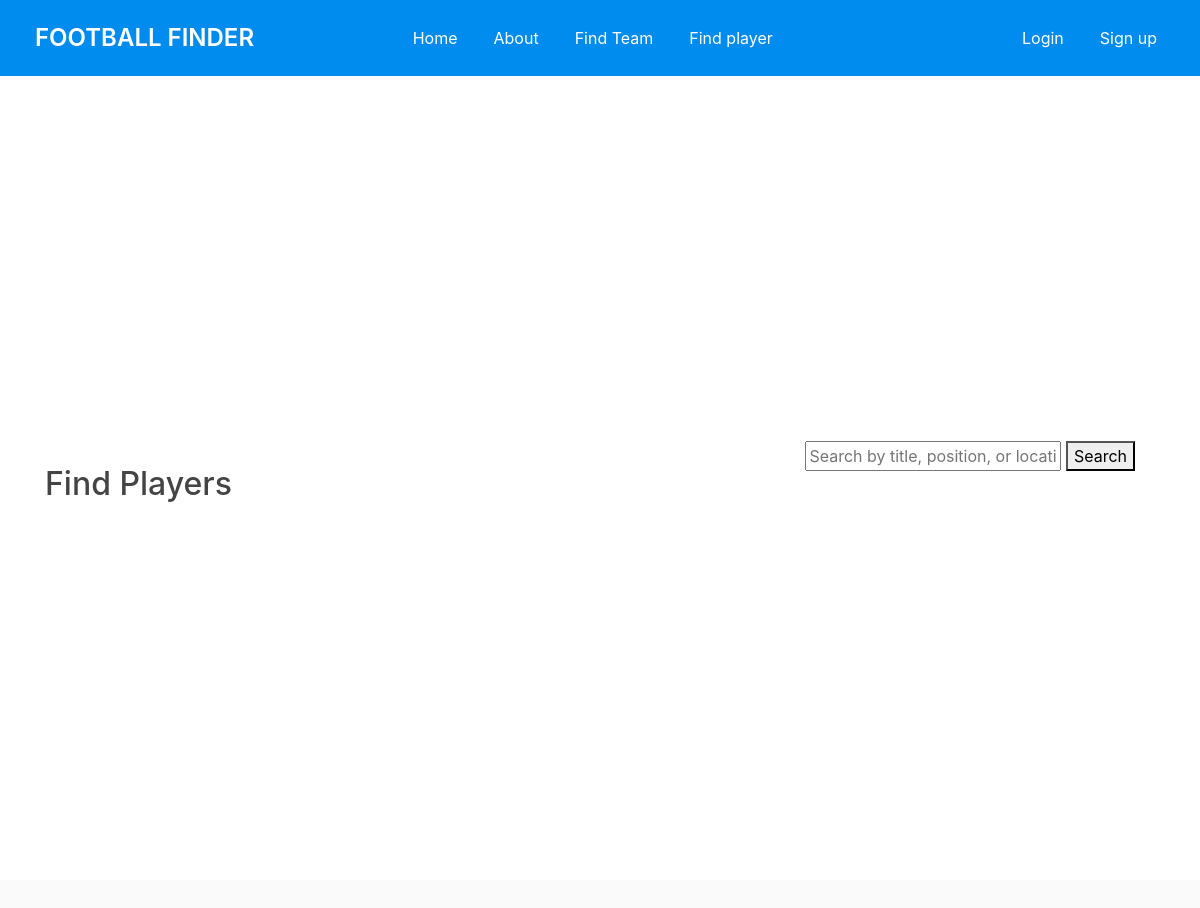
Page /find_players/ on the earlier database version.
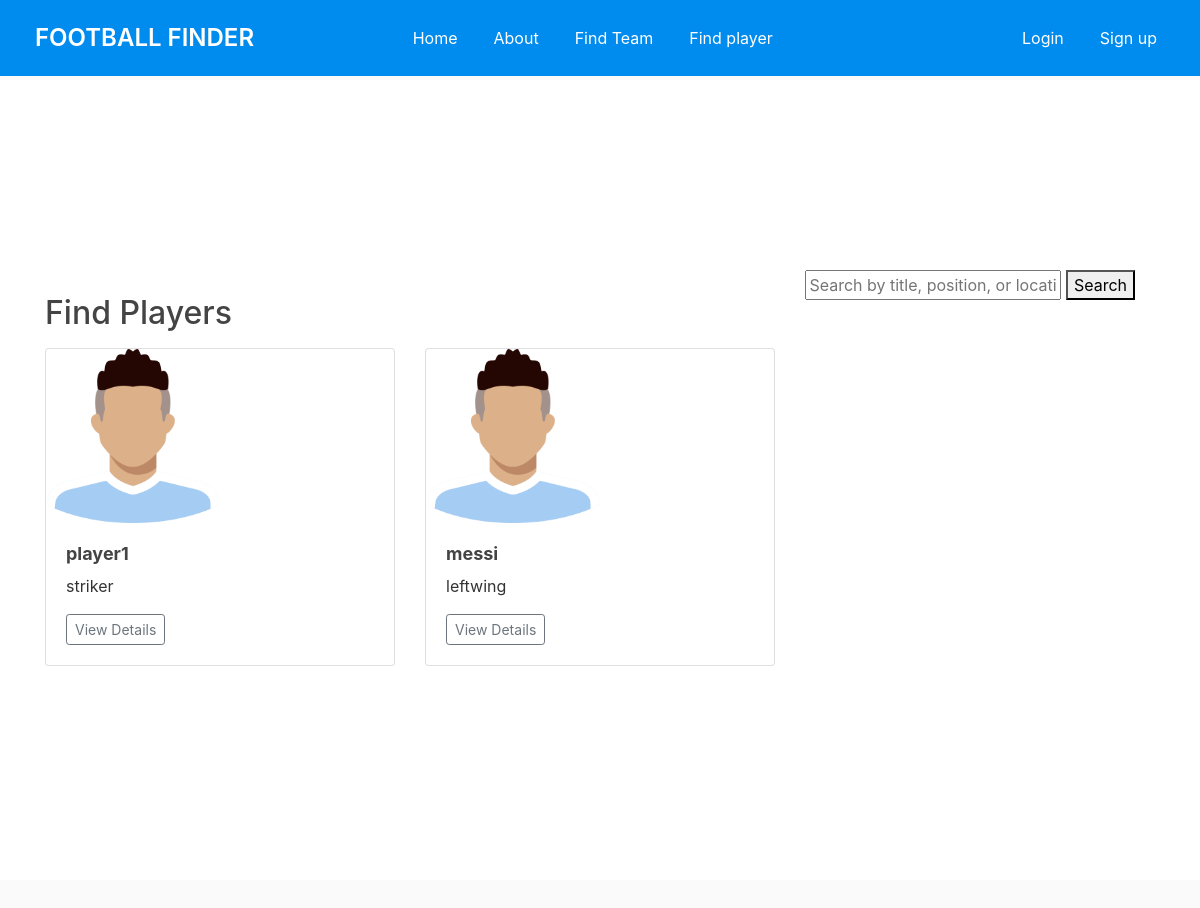
Same page on the later database version.
### ffinderapp/models.py (models this page shows)
class PlayerListing(models.Model):
    title = models.CharField(max_length=100)
    description = models.TextField()
    position = models.CharField(max_length=50)

### ffinderapp/views.py (the view)
# urls.py: path('find_players/', views.find_players, name='find_players'),
def find_players(request):
    search_query = request.GET.get('search')
    player_listings = PlayerListing.objects.all()
    if search_query:
        player_listings = player_listings.filter(Q(title__icontains=search_query) |
                                                 Q(position__icontains=search_query))
    paginator = Paginator(player_listings, 10)  # 10 player listings per page
    page_number = request.GET.get('page')
    try:
        player_listings_page = paginator.page(page_number)
    except PageNotAnInteger:
        player_listings_page = paginator.page(1)
    except EmptyPage:
        player_listings_page = paginator.page(paginator.num_pages)
    return render(request, 'ffinderapp/find_players.html', {'player_listings': player_listings_page})

### ffinderapp/templates/ffinderapp/find_players.html
{% extends 'ffinderapp/base.html' %}
{% load crispy_forms_tags %}
{% load static %}
{% block content %}
<div class="container">
  <form class="search-bar" method="get">
    <input type="text" name="search" placeholder="Search by title, position, or location">
    <button type="submit">Search</button>
  </form>
  <h2 class="mt-4 mb-3">Find Players</h2>
  <div class="row">
    {% for player_listing in player_listings %}
    <div class="col-md-4">
      <div class="card mb-4 shadow-sm">
        {% if player_listing.photo %}
        <img src="{{ player_listing.photo.url }}" class="card-img-top" alt="{{ player_listing.title }}">
        {% else %}
        <div class="placeholder-image">
          <img src="{% static 'media/default.png' %}" alt="No Photo Available">
        </div>
        {% endif %}
        <div class="card-body">
          <h5 class="card-title">{{ player_listing.title }}</h5>
          <p class="card-text">{{ player_listing.position }}</p>
          <div class="d-flex justify-content-between align-items-center">
            <div class="btn-group">
              <a href="{% url 'player_listing_detail' player_listing.id %}" class="btn btn-sm btn-outline-secondary">View Details</a>
            </div>
          </div>
        </div>
      </div>
    </div>
    {% endfor %}
  </div>
{% endblock %}

Differences in the rows shown:
added PlayerListing: title "player1", position "striker"
added PlayerListing: title "messi", position "leftwing"
